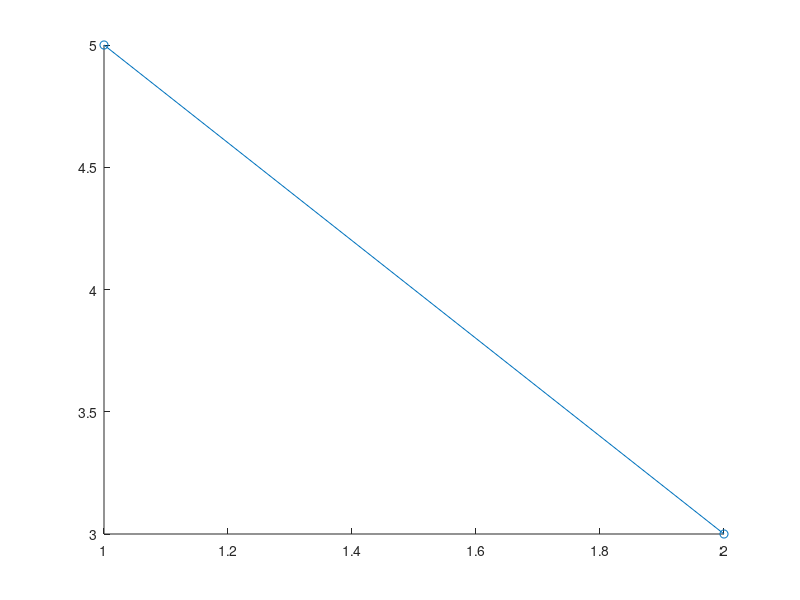

Write MATLAB code to recreate this figure. (Note: this script raises an error after producing the figure.)
function [] = H01_Q01()
% Name of Function: HW1_Q01
%
% Description: 
% This function serves as the main script for user input to approximate the square 
% root of a given number using an iterative method. It collects input values from 
% the user for the number `a`, initial guess `x1`, error tolerance `epsilon`, and 
% the maximum number of iterations `nMax`. It then calls the `sqrRoot` function to 
% perform the square root approximation.
%
% Input:
%   None (inputs are collected interactively from the user via the command line).
%
% Output:
%   None (results are printed via the `sqrRoot` function).
%
% Local Variables:
%   a       - The number for which the square root is to be approximated (scalar).
%   x1      - The initial guess for the square root (scalar).
%   epsilon - The tolerance level for error (scalar).
%   nMax    - The maximum number of iterations allowed (integer).
% - - - - - - - - - - - - - - - - - - - - - - - - - - - - - - - - - - - - -
    a = input('Enter the value for a: ');
    x1 = input('Enter the value for x1: ');
    epsilon = input('Enter the value for epsilon: ');
    nMax = input('Enter the value for nMax: ');

    sqrRoot(a,x1,epsilon,nMax);

end


function [] = sqrRoot(a, x1, epsilon, nMax)
% - - - - - - - - - - - - - - - - - - - - - - - - - - - - - - - - - - - - -
% Name of Function: sqrRoot
%
% Description: 
% This function approximates the square root of a number `a` using an iterative 
% method based on the Babylonian method (also known as Newton's method for square roots). 
% The approximation converges until the error between consecutive approximations is less 
% than the tolerance `epsilon` or the maximum number of iterations `nMax` is reached.
%
% Input:
%   a       - The number for which the square root is to be approximated (scalar).
%   x1      - The initial guess for the square root (scalar).
%   epsilon - The tolerance level for error (scalar).
%   nMax    - The maximum number of iterations allowed (integer).
%
% Output:
%   None (results are printed to the console).
%
% Local Variables:
%   n           - The iteration counter (integer).
%   x(n)        - The approximation of the square root at each step (vector).
%   afErrorEst  - The estimated error at each iteration (vector).
%
% Example Call:
%   sqrRoot(16, 1, 0.0001, 100);
% - - - - - - - - - - - - - - - - - - - - - - - - - - - - - - - - - - - - -
% Initialization of iteration counter and error estimate
    n = 1;
    x(1) = x1;
    afErrorEst(1) = inf;
    
    % Iteration loop: continue until error is less than epsilon or max iterations reached
    while afErrorEst(n) > epsilon && n < nMax
        % Update approximation using the Babylonian method
        x(n+1) = (0.5) * (x(n) + a/x(n));
        
        % Calculate error estimate
        afErrorEst(n+1) = abs(x(n+1) - x(n));
        
        % Increment iteration counter
        n = n + 1;
        
        % Print current iteration's results
        fprintf('For n = %d, x(%d) = %0.2f and |eHat(%d)| = %f\n', n, n, x(n), n, afErrorEst(n));
    end
    
    % Check for convergence and print final results
    if afErrorEst(n) < epsilon
        fprintf('An approx of the square root of %0.2f is %0.2f\n', a, x(n));
    else
        fprintf('Max iterations reached\n');
    end
    
    % Print input values for reference
    % fprintf('%0.2f - %0.2f - %0.2f - %0.2f\n', a, x1, epsilon, nMax);
        % Plot 1: Approximation (x_n) vs iteration number (n) alongside true sqrt(a)
    
    figure(1); % Create a new figure for the first plot
    hold on;
    plot(1:n, x(1:n), '-o', 'DisplayName', 'x_n Approximation');  % Plot approximation with markers
    yline(sqrt(a), '-','LineWidth', 1.5, 'DisplayName', 'True sqrt(a)');
    xlabel('Iteration number (n)');
    ylabel('Value of sqrt approximation');
    legend('show');
    title('Approximation of sqrt(a) vs Iteration number');
    hold off;
    


end


% ---------------
% git activated |
% ---------------